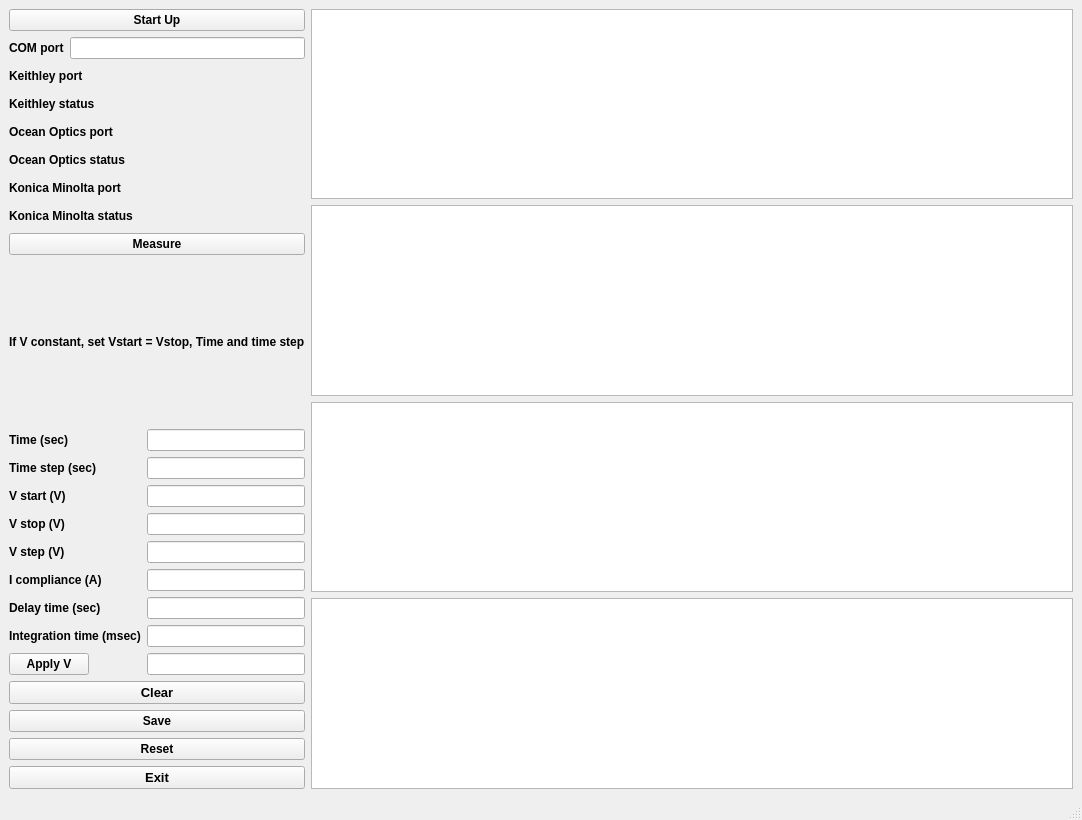
<?xml version="1.0" encoding="UTF-8"?>
<ui version="4.0">
 <class>MainWindow</class>
 <widget class="QMainWindow" name="MainWindow">
  <property name="geometry">
   <rect>
    <x>0</x>
    <y>0</y>
    <width>1082</width>
    <height>820</height>
   </rect>
  </property>
  <property name="windowTitle">
   <string>CurvaIV_L_chromaXY_Spectrum</string>
  </property>
  <property name="animated">
   <bool>true</bool>
  </property>
  <widget class="QWidget" name="centralwidget">
   <layout class="QFormLayout" name="formLayout">
    <item row="0" column="0">
     <layout class="QVBoxLayout" name="verticalLayout" stretch="0,0,0,0,0,0,0,0,0,0">
      <property name="spacing">
       <number>6</number>
      </property>
      <property name="sizeConstraint">
       <enum>QLayout::SetNoConstraint</enum>
      </property>
      <item>
       <widget class="QPushButton" name="startup_pushButton">
        <property name="font">
         <font>
          <pointsize>9</pointsize>
          <weight>75</weight>
          <bold>true</bold>
         </font>
        </property>
        <property name="text">
         <string>Start Up</string>
        </property>
       </widget>
      </item>
      <item>
       <layout class="QHBoxLayout" name="horizontalLayout_8">
        <item>
         <widget class="QLabel" name="label">
          <property name="font">
           <font>
            <weight>75</weight>
            <bold>true</bold>
           </font>
          </property>
          <property name="text">
           <string>COM port</string>
          </property>
         </widget>
        </item>
        <item>
         <widget class="QLineEdit" name="lineEdit"/>
        </item>
       </layout>
      </item>
      <item>
       <layout class="QVBoxLayout" name="verticalLayout_3">
        <item>
         <widget class="QLabel" name="keithleyport_label">
          <property name="font">
           <font>
            <weight>75</weight>
            <bold>true</bold>
           </font>
          </property>
          <property name="text">
           <string>Keithley port</string>
          </property>
         </widget>
        </item>
        <item>
         <widget class="QLabel" name="keithstatus_label">
          <property name="sizePolicy">
           <sizepolicy hsizetype="Preferred" vsizetype="Preferred">
            <horstretch>0</horstretch>
            <verstretch>0</verstretch>
           </sizepolicy>
          </property>
          <property name="font">
           <font>
            <weight>75</weight>
            <bold>true</bold>
           </font>
          </property>
          <property name="layoutDirection">
           <enum>Qt::LeftToRight</enum>
          </property>
          <property name="text">
           <string>Keithley status</string>
          </property>
         </widget>
        </item>
        <item>
         <widget class="QLabel" name="oceanport_label">
          <property name="font">
           <font>
            <weight>75</weight>
            <bold>true</bold>
           </font>
          </property>
          <property name="text">
           <string>Ocean Optics port</string>
          </property>
         </widget>
        </item>
        <item>
         <widget class="QLabel" name="oceanstatus_label">
          <property name="sizePolicy">
           <sizepolicy hsizetype="Preferred" vsizetype="Preferred">
            <horstretch>0</horstretch>
            <verstretch>0</verstretch>
           </sizepolicy>
          </property>
          <property name="font">
           <font>
            <weight>75</weight>
            <bold>true</bold>
           </font>
          </property>
          <property name="text">
           <string>Ocean Optics status</string>
          </property>
         </widget>
        </item>
        <item>
         <widget class="QLabel" name="konicaport_label">
          <property name="font">
           <font>
            <weight>75</weight>
            <bold>true</bold>
           </font>
          </property>
          <property name="text">
           <string>Konica Minolta port</string>
          </property>
         </widget>
        </item>
        <item>
         <widget class="QLabel" name="konicastatus_label">
          <property name="sizePolicy">
           <sizepolicy hsizetype="Preferred" vsizetype="Preferred">
            <horstretch>0</horstretch>
            <verstretch>0</verstretch>
           </sizepolicy>
          </property>
          <property name="font">
           <font>
            <weight>75</weight>
            <bold>true</bold>
           </font>
          </property>
          <property name="text">
           <string>Konica Minolta status</string>
          </property>
         </widget>
        </item>
       </layout>
      </item>
      <item>
       <widget class="QPushButton" name="measure_pushButton">
        <property name="font">
         <font>
          <pointsize>9</pointsize>
          <weight>75</weight>
          <bold>true</bold>
         </font>
        </property>
        <property name="text">
         <string>Measure</string>
        </property>
       </widget>
      </item>
      <item>
       <widget class="QLabel" name="notice_label">
        <property name="font">
         <font>
          <weight>75</weight>
          <bold>true</bold>
         </font>
        </property>
        <property name="text">
         <string>If V constant, set Vstart = Vstop, Time and time step</string>
        </property>
       </widget>
      </item>
      <item>
       <layout class="QFormLayout" name="formLayout_2">
        <item row="0" column="0">
         <widget class="QLabel" name="time_label">
          <property name="font">
           <font>
            <weight>75</weight>
            <bold>true</bold>
           </font>
          </property>
          <property name="text">
           <string>Time (sec)</string>
          </property>
         </widget>
        </item>
        <item row="0" column="1">
         <widget class="QLineEdit" name="time_lineEdit"/>
        </item>
        <item row="1" column="0">
         <widget class="QLabel" name="timestp_label">
          <property name="font">
           <font>
            <weight>75</weight>
            <bold>true</bold>
           </font>
          </property>
          <property name="text">
           <string>Time step (sec)</string>
          </property>
         </widget>
        </item>
        <item row="1" column="1">
         <widget class="QLineEdit" name="timestp_lineEdit"/>
        </item>
        <item row="2" column="0">
         <widget class="QLabel" name="vstart_label">
          <property name="font">
           <font>
            <weight>75</weight>
            <bold>true</bold>
           </font>
          </property>
          <property name="text">
           <string>V start (V)</string>
          </property>
         </widget>
        </item>
        <item row="2" column="1">
         <widget class="QLineEdit" name="vstart_lineEdit"/>
        </item>
        <item row="3" column="1">
         <widget class="QLineEdit" name="vstop_lineEdit"/>
        </item>
        <item row="4" column="1">
         <widget class="QLineEdit" name="vstep_lineEdit"/>
        </item>
        <item row="6" column="0">
         <widget class="QLabel" name="compliance_label">
          <property name="font">
           <font>
            <weight>75</weight>
            <bold>true</bold>
           </font>
          </property>
          <property name="text">
           <string>I compliance (A)</string>
          </property>
         </widget>
        </item>
        <item row="6" column="1">
         <widget class="QLineEdit" name="compliance_lineEdit"/>
        </item>
        <item row="7" column="0">
         <widget class="QLabel" name="delay_label">
          <property name="font">
           <font>
            <weight>75</weight>
            <bold>true</bold>
           </font>
          </property>
          <property name="text">
           <string>Delay time (sec)</string>
          </property>
         </widget>
        </item>
        <item row="7" column="1">
         <widget class="QLineEdit" name="delay_lineEdit"/>
        </item>
        <item row="8" column="0">
         <widget class="QLabel" name="inttime_label">
          <property name="font">
           <font>
            <weight>75</weight>
            <bold>true</bold>
           </font>
          </property>
          <property name="text">
           <string>Integration time (msec)</string>
          </property>
         </widget>
        </item>
        <item row="8" column="1">
         <widget class="QLineEdit" name="inttime_lineEdit"/>
        </item>
        <item row="3" column="0">
         <widget class="QLabel" name="vstop_label">
          <property name="font">
           <font>
            <weight>75</weight>
            <bold>true</bold>
           </font>
          </property>
          <property name="text">
           <string>V stop (V)</string>
          </property>
         </widget>
        </item>
        <item row="4" column="0">
         <widget class="QLabel" name="vstep_label">
          <property name="font">
           <font>
            <weight>75</weight>
            <bold>true</bold>
           </font>
          </property>
          <property name="text">
           <string>V step (V)</string>
          </property>
         </widget>
        </item>
        <item row="9" column="0">
         <widget class="QPushButton" name="apply_V_pushButton">
          <property name="font">
           <font>
            <pointsize>9</pointsize>
            <weight>75</weight>
            <bold>true</bold>
           </font>
          </property>
          <property name="text">
           <string>Apply V</string>
          </property>
         </widget>
        </item>
        <item row="9" column="1">
         <widget class="QLineEdit" name="apply_V_lineEdit"/>
        </item>
       </layout>
      </item>
      <item>
       <widget class="QPushButton" name="clear_pushButton">
        <property name="font">
         <font>
          <pointsize>10</pointsize>
          <weight>75</weight>
          <bold>true</bold>
         </font>
        </property>
        <property name="text">
         <string>Clear</string>
        </property>
       </widget>
      </item>
      <item>
       <widget class="QPushButton" name="save_pushButton">
        <property name="font">
         <font>
          <pointsize>9</pointsize>
          <weight>75</weight>
          <bold>true</bold>
         </font>
        </property>
        <property name="text">
         <string>Save</string>
        </property>
       </widget>
      </item>
      <item>
       <widget class="QPushButton" name="reset_pushButton">
        <property name="font">
         <font>
          <pointsize>9</pointsize>
          <weight>75</weight>
          <bold>true</bold>
         </font>
        </property>
        <property name="text">
         <string>Reset</string>
        </property>
       </widget>
      </item>
      <item>
       <widget class="QPushButton" name="pushButton">
        <property name="font">
         <font>
          <pointsize>10</pointsize>
          <weight>75</weight>
          <bold>true</bold>
         </font>
        </property>
        <property name="text">
         <string>Exit</string>
        </property>
       </widget>
      </item>
     </layout>
    </item>
    <item row="0" column="1">
     <layout class="QGridLayout" name="gridLayout">
      <property name="sizeConstraint">
       <enum>QLayout::SetNoConstraint</enum>
      </property>
      <item row="2" column="0">
       <widget class="PlotWidget" name="xy_graphicsView">
        <property name="sizePolicy">
         <sizepolicy hsizetype="Expanding" vsizetype="Expanding">
          <horstretch>5</horstretch>
          <verstretch>0</verstretch>
         </sizepolicy>
        </property>
        <property name="cursor" stdset="0">
         <cursorShape>CrossCursor</cursorShape>
        </property>
        <property name="mouseTracking">
         <bool>false</bool>
        </property>
        <property name="styleSheet">
         <string notr="true"/>
        </property>
        <property name="interactive">
         <bool>false</bool>
        </property>
       </widget>
      </item>
      <item row="1" column="0">
       <widget class="PlotWidget" name="l_graphicsView">
        <property name="sizePolicy">
         <sizepolicy hsizetype="Expanding" vsizetype="Expanding">
          <horstretch>0</horstretch>
          <verstretch>0</verstretch>
         </sizepolicy>
        </property>
       </widget>
      </item>
      <item row="0" column="0">
       <widget class="PlotWidget" name="iv_graphicsView"/>
      </item>
      <item row="3" column="0">
       <widget class="PlotWidget" name="spec_graphicsView"/>
      </item>
     </layout>
    </item>
   </layout>
  </widget>
  <widget class="QMenuBar" name="menubar">
   <property name="geometry">
    <rect>
     <x>0</x>
     <y>0</y>
     <width>1082</width>
     <height>21</height>
    </rect>
   </property>
  </widget>
  <widget class="QStatusBar" name="statusbar"/>
 </widget>
 <customwidgets>
  <customwidget>
   <class>PlotWidget</class>
   <extends>QGraphicsView</extends>
   <header location="global">pyqtgraph</header>
   <container>1</container>
  </customwidget>
 </customwidgets>
 <resources/>
 <connections/>
</ui>
